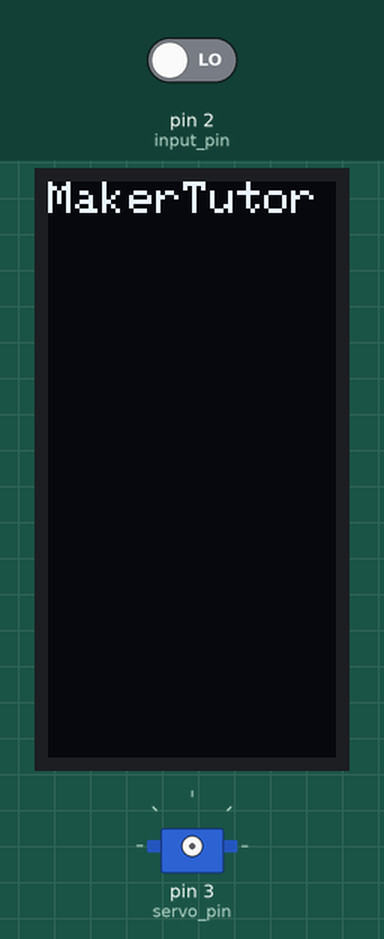
The sketch below on a simulated Arduino Uno, built with avr-gcc and run on an emulated ATmega328P. On the bench: 64×128 one-colour display, servo. The test bench sets the inputs (shaded band); at power-on: pin 2 (input_pin) LOW. The display library's start-up logo is not drawn.

Above: at 2.2 s.
At 12.4 s:
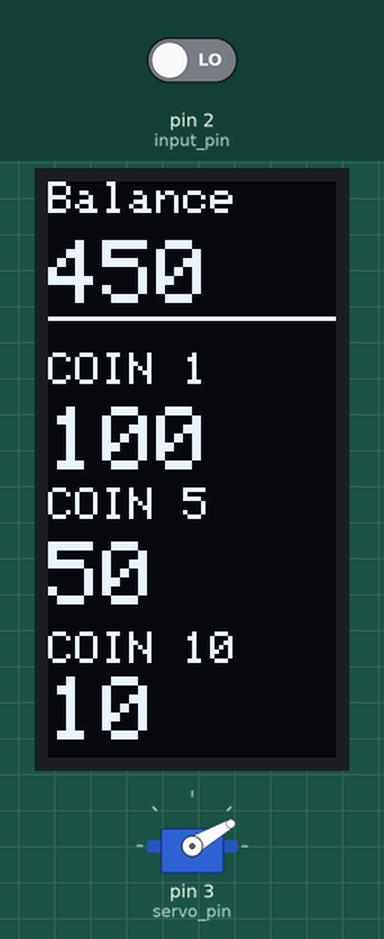
12.5 s: pin 2 (input_pin) driven HIGH
At 18.94 s:
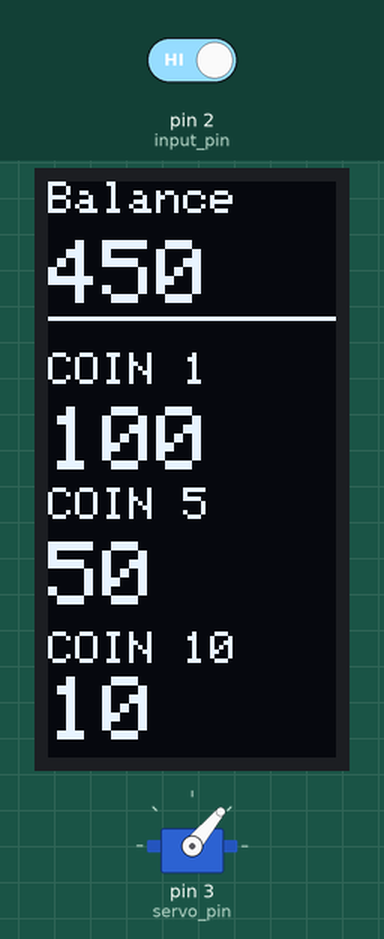
At 20.3 s:
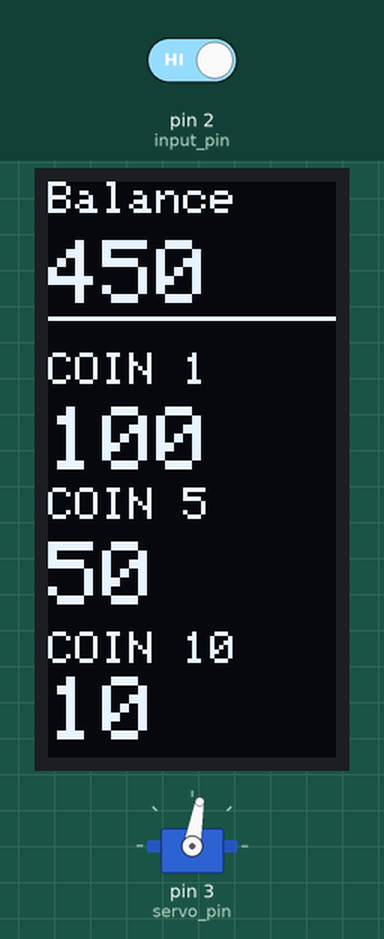
Timing chart, 0 to 21.8 s (numbered marks = the images above; inputs shaded):
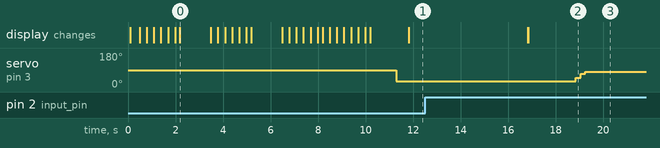

Measured:
- after the input at 12.5 s, servo on pin 3 (servo_pin): 30° → 50° after 6.3 s, → 70° 0.20 s later, → 80° 0.20 s later
- what the display in image 0 shows lasts 1.3 s, from 2.2 s to 3.5 s

The sketch:

bank1.ino
```cpp
#include <SPI.h>
#include <Wire.h>
#include <Adafruit_GFX.h>
#include <Adafruit_SSD1306.h>
#include <Servo.h>

#define SERVO_INIT 30  // Hold coin position
#define SERVO_COIN1 50  // drop small coin
#define SERVO_COIN5 70  // drop middle coin
#define SERVO_COIN10 80  // drop big coin

#define DELAY_CHECK 200

#define SCREEN_WIDTH 128 // OLED display width, in pixels
#define SCREEN_HEIGHT 64 // OLED display height, in pixels

#define state_init 1
#define state_wait 2
#define state_coin_in 3
#define state_check_coin1 4
#define state_check_coin5 5
#define state_check_coin10 6
#define state_coin_drop 7
#define state_check_error 8

// Declaration for SSD1306 display connected using software SPI (default case):
#define OLED_MOSI   9
#define OLED_CLK   10
#define OLED_DC    11
#define OLED_CS    12
#define OLED_RESET 13
Adafruit_SSD1306 display(SCREEN_WIDTH, SCREEN_HEIGHT,
  OLED_MOSI, OLED_CLK, OLED_DC, OLED_RESET, OLED_CS);

Servo myservo;

int balance = 0;
int coin1 =100;
int coin5 =50;
int coin10=10;

const int input_pin = 2;
const int servo_pin = 3;
int state = state_init;
int current_coin = 0;

void setup() {
Serial.begin(9600);
pinMode(input_pin,INPUT);
display.begin(SSD1306_SWITCHCAPVCC);
display.setRotation(3);
display.display();

state = state_init;
  scrolltext();
}
void init_servo()
{
  myservo.attach(servo_pin);
  delay(100);
  myservo.write(SERVO_INIT);
  delay(500);
  myservo.detach();

}
void control_servo(){
     int icheck = SERVO_COIN1;
     if( state == state_check_coin5){
          icheck = SERVO_COIN5;
     }
     else if(state == state_check_coin10){
          icheck = SERVO_COIN10;
     }
     myservo.write(icheck);
     delay(200);
}
void loop() {
   // printtext();

   switch(state){
    case state_init:init_servo();
                    drawBalance();
                    delay(3000);
                    display.clearDisplay();
                    display.ssd1306_command(SSD1306_DISPLAYOFF);
                    state = state_wait;
    break;
    case state_wait:  waitUser();
    break;
    case state_coin_in : myservo.attach(servo_pin);
                         display.ssd1306_command(SSD1306_DISPLAYON);
                         drawBalance();
                        // delay(500);
                         state = state_check_coin1;
    break;
    case state_check_coin1 :  control_servo();
                              if( digitalRead(input_pin)){
                                  state = state_check_coin5;
                              }else{
                                 current_coin = 1;
                                 coin1++;
                                 state = state_coin_drop;
                              }
    break;
    case state_check_coin5 : control_servo();
                              if( digitalRead(input_pin)){
                                  state = state_check_coin10;
                              }else{
                                 current_coin = 5;
                                 coin5++;
                                 state = state_coin_drop;
                              }
    break;
    case state_check_coin10 : control_servo();

                              if( digitalRead(input_pin)){
                                  state = state_check_error;
                              }else{
                                 current_coin = 10;
                                 coin10++;
                                 state = state_coin_drop;
                              }
    break;
    case state_coin_drop: coinDropAnimation();
    break;
    case state_check_error:
    break;
   }

}
int px=SCREEN_HEIGHT/2,py=20;
void printtext(void){
display.clearDisplay();

py+=5;

if( py > 200) py = 20;

drawCoin(px,py,1);
display.display();
delay(50);
}
 void waitUser(){
       int coin_in = digitalRead(input_pin);
       if(coin_in == 1){
           state = state_coin_in;
       }
 }
void drawCoin(int16_t x,int16_t y,int num)
{

      if(num== 10){
        display.fillCircle(x, y, 30, 1);
      }else{
          display.fillCircle(x, y, 20, 1);
      }

      display.setTextSize(3);
      display.setTextColor(SSD1306_BLACK);
      display.setCursor(x-6, y-8);
      if(num == 10){
        display.setCursor(x-17, y-8);
        display.setTextSize(3);
      }

      display.print(current_coin);

     // display.startscrollright(0x00, 0x0F);
 // delay(3000);
}
void coinDropAnimation()
{
    display.clearDisplay();

    py+=5;

    if( py > 160){
      py = 20;
      state = state_init;
    }

    drawCoin(px,py,current_coin);
    display.display();
    delay(50);
}
void drawBalance(void) {

balance = coin1 + (coin5*5)+(coin10*10);
display.clearDisplay();
display.setTextSize(1.6);
display.setTextColor(SSD1306_WHITE);
display.setCursor(0, 0);
display.cp437(true);
display.write("Balance");
display.write('\n');
display.setTextSize(2);
display.setCursor(0, 13);
display.print(String(balance));

display.drawFastHLine(0, 30, 64, 1);
// sum coin 1
display.setTextSize(1.5);
display.setCursor(0, 38);
display.write("COIN 1");

display.setTextSize(2);
display.setCursor(0, 50);
display.print(String(coin1));


// sum coin 5
display.setTextSize(1.5);
display.setCursor(0, 68);
display.write("COIN 5");

display.setTextSize(2);
display.setCursor(0, 80);
display.print(String(coin5));

// sum coin 10
display.setTextSize(1.5);
display.setCursor(0, 100);
display.write("COIN 10");

display.setTextSize(2);
display.setCursor(0, 110);
display.print(String(coin10));


display.display();
delay(2000);
}

void scrolltext(void) {
  display.clearDisplay();
  display.setTextSize(1.5); // Draw 2X-scale text
  display.setTextColor(SSD1306_WHITE);
  display.setCursor(0, 0);
  display.println(F("MakerTutor"));
  display.display();      // Show initial text
  delay(100);
  // Scroll in various directions, pausing in-between:
  display.startscrollright(0x00, 0x0F);
  delay(2000);
  display.stopscroll();
  delay(1000);
  display.startscrollleft(0x00, 0x0F);
  delay(2000);
  display.stopscroll();
  delay(1000);
  display.startscrolldiagright(0x00, 0x07);
  delay(2000);
  display.startscrolldiagleft(0x00, 0x07);
  delay(2000);
  display.stopscroll();
  delay(1000);
}
```
